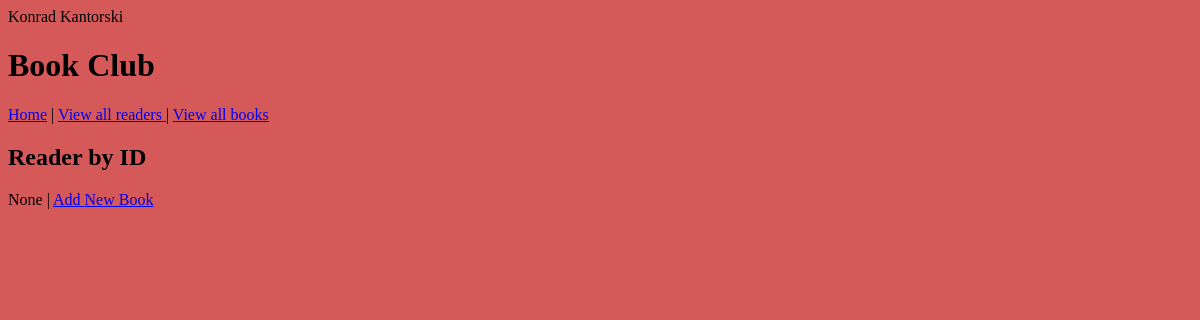
Page /get-reader-by-id/1 on the earlier database version.
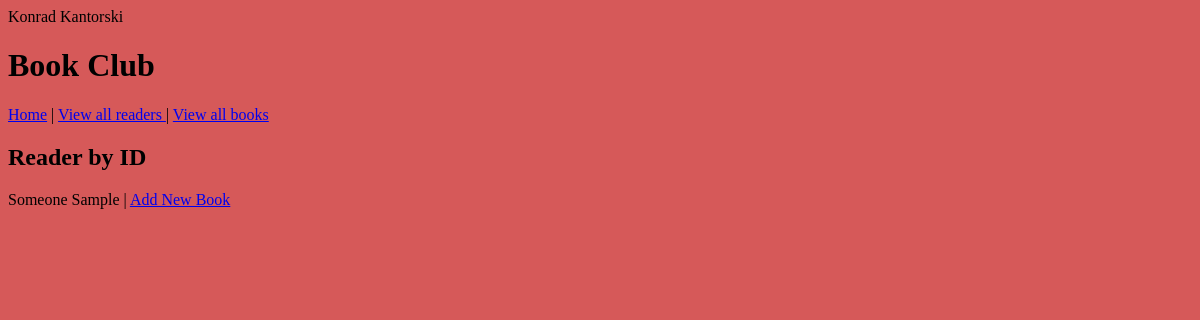
Same page on the later database version.
### application/models.py (models this page shows)
class Reader(db.Model):
    rid = db.Column(db.Integer, primary_key=True)
    forename = db.Column(db.String(30), nullable=False)
    surname = db.Column(db.String(30), nullable=False)
    books = db.relationship('Book', backref='reader')
    def __str__(self):
        return f"{self.forename} {self.surname} "

### application/routes.py (the view)
@app.route('/get-reader-by-id/<int:id>')
def get_reader_by_id(id):
    reader = Reader.query.get(id)
    return render_template('reader_by_id.html', reader=reader)

### application/templates/reader_by_id.html
{% extends 'layout.html' %}
{% block body %}
<h2>Reader by ID</h2>
<p>{{ reader.__str__() }}  | <a href="{{ url_for('add_new_book', id=reader.rid) }}"> Add New Book </a>  </p>
{% endblock body %}

Differences in the rows shown:
added Reader: __str__ "Someone Sample"
Other differences:
{{ reader.__str__() }}: "None" → (not shown)
